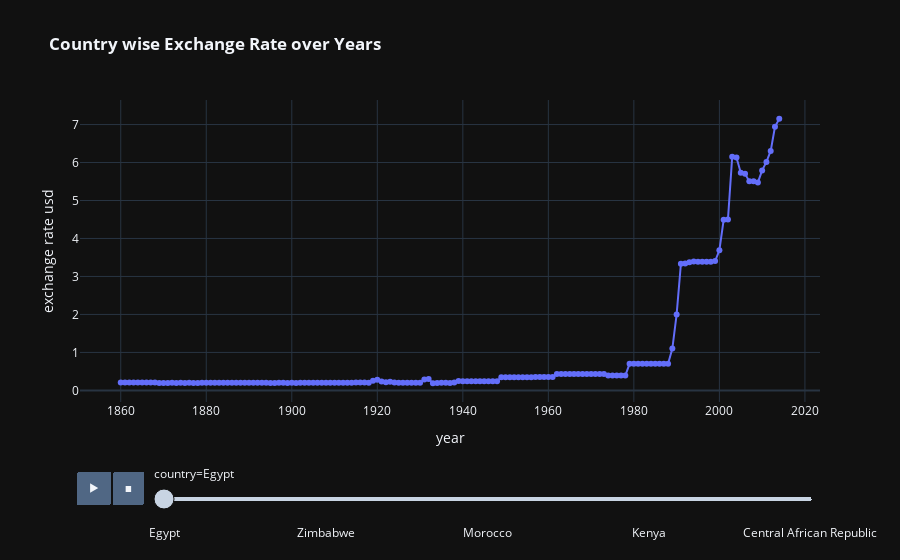

Notebook cell for this chart:
### Code cell
fig=px.line(df.sort_values(by='year'),x='year',y='exch_usd',animation_frame='country',labels={'exch_usd':'exchange rate usd'},animation_group='year',color='country',markers=True,template='plotly_dark',title='<b> Country wise Exchange Rate over Years')
fig.update_traces(showlegend=False)

### Figure 1 — Plotly figure (JSON) as saved in the notebook; plotly's stock layout.template omitted (floating-point values rounded to 4 significant figures; data arrays with more than 128 entries replaced by an {"elided": "..."} marker saying what was removed)
{"data": [{"hovertemplate": "country=Egypt<br>year=%{x}<br>exchange rate usd=%{y}<extra></extra>", "ids": {"elided": "155 int values"}, "legendgroup": "Egypt", "line": {"color": "#636efa", "dash": "solid"}, "marker": {"symbol": "circle"}, "mode": "lines+markers", "name": "Egypt", "orientation": "v", "showlegend": false, "type": "scatter", "x": {"elided": "155 int values"}, "xaxis": "x", "y": {"elided": "155 float values"}, "yaxis": "y"}], "layout": {"legend": {"title": {"text": "country"}, "tracegroupgap": 0}, "sliders": [{"active": 0, "currentvalue": {"prefix": "country="}, "len": 0.9, "pad": {"b": 10, "t": 60}, "steps": [{"args": [["Egypt"], {"frame": {"duration": 0, "redraw": false}, "fromcurrent": true, "mode": "immediate", "transition": {"duration": 0, "easing": "linear"}}], "label": "Egypt", "method": "animate"}, {"args": [["Algeria"], {"frame": {"duration": 0, "redraw": false}, "fromcurrent": true, "mode": "immediate", "transition": {"duration": 0, "easing": "linear"}}], "label": "Algeria", "method": "animate"}, {"args": [["South Africa"], {"frame": {"duration": 0, "redraw": false}, "fromcurrent": true, "mode": "immediate", "transition": {"duration": 0, "easing": "linear"}}], "label": "South Africa", "method": "animate"}, {"args": [["Zimbabwe"], {"frame": {"duration": 0, "redraw": false}, "fromcurrent": true, "mode": "immediate", "transition": {"duration": 0, "easing": "linear"}}], "label": "Zimbabwe", "method": "animate"}, {"args": [["Angola"], {"frame": {"duration": 0, "redraw": false}, "fromcurrent": true, "mode": "immediate", "transition": {"duration": 0, "easing": "linear"}}], "label": "Angola", "method": "animate"}, {"args": [["Tunisia"], {"frame": {"duration": 0, "redraw": false}, "fromcurrent": true, "mode": "immediate", "transition": {"duration": 0, "easing": "linear"}}], "label": "Tunisia", "method": "animate"}, {"args": [["Morocco"], {"frame": {"duration": 0, "redraw": false}, "fromcurrent": true, "mode": "immediate", "transition": {"duration": 0, "easing": "linear"}}], "label": "Morocco", "method": "animate"}, {"args": [["Zambia"], {"frame": {"duration": 0, "redraw": false}, "fromcurrent": true, "mode": "immediate", "transition": {"duration": 0, "easing": "linear"}}], "label": "Zambia", "method": "animate"}, {"args": [["Mauritius"], {"frame": {"duration": 0, "redraw": false}, "fromcurrent": true, "mode": "immediate", "transition": {"duration": 0, "easing": "linear"}}], "label": "Mauritius", "method": "animate"}, {"args": [["Kenya"], {"frame": {"duration": 0, "redraw": false}, "fromcurrent": true, "mode": "immediate", "transition": {"duration": 0, "easing": "linear"}}], "label": "Kenya", "method": "animate"}, {"args": [["Ivory Coast"], {"frame": {"duration": 0, "redraw": false}, "fromcurrent": true, "mode": "immediate", "transition": {"duration": 0, "easing": "linear"}}], "label": "Ivory Coast", "method": "animate"}, {"args": [["Nigeria"], {"frame": {"duration": 0, "redraw": false}, "fromcurrent": true, "mode": "immediate", "transition": {"duration": 0, "easing": "linear"}}], "label": "Nigeria", "method": "animate"}, {"args": [["Central African Republic"], {"frame": {"duration": 0, "redraw": false}, "fromcurrent": true, "mode": "immediate", "transition": {"duration": 0, "easing": "linear"}}], "label": "Central African Republic", "method": "animate"}], "x": 0.1, "xanchor": "left", "y": 0, "yanchor": "top"}], "title": {"text": "<b> Country wise Exchange Rate over Years"}, "updatemenus": [{"buttons": [{"args": [null, {"frame": {"duration": 500, "redraw": false}, "fromcurrent": true, "mode": "immediate", "transition": {"duration": 500, "easing": "linear"}}], "label": "&#9654;", "method": "animate"}, {"args": [[null], {"frame": {"duration": 0, "redraw": false}, "fromcurrent": true, "mode": "immediate", "transition": {"duration": 0, "easing": "linear"}}], "label": "&#9724;", "method": "animate"}], "direction": "left", "pad": {"r": 10, "t": 70}, "showactive": false, "type": "buttons", "x": 0.1, "xanchor": "right", "y": 0, "yanchor": "top"}], "xaxis": {"anchor": "y", "domain": [0.0, 1.0], "title": {"text": "year"}}, "yaxis": {"anchor": "x", "domain": [0.0, 1.0], "title": {"text": "exchange rate usd"}}}}
